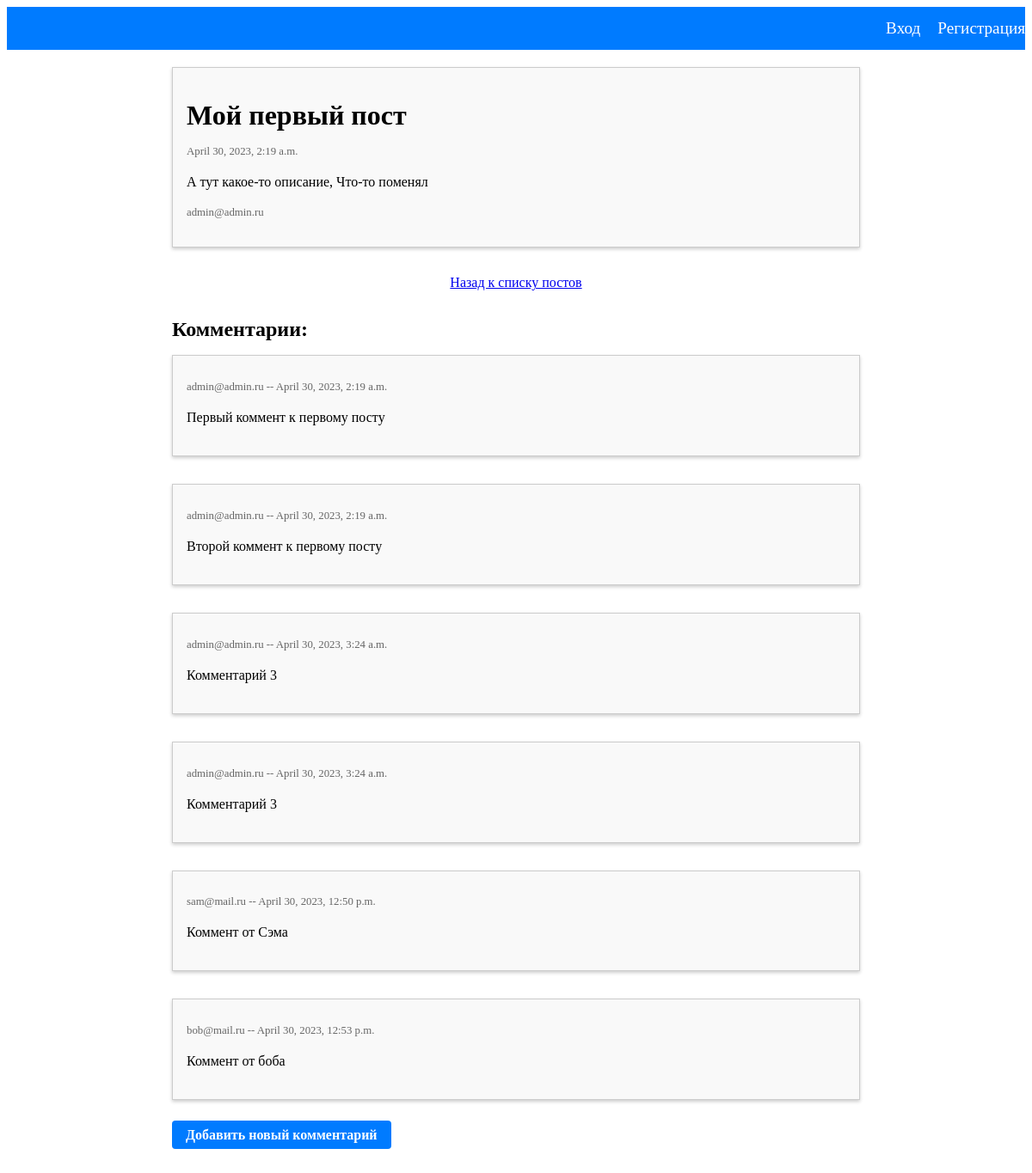
/1/, run on the app's committed database.
### blog/models.py (models this page shows, shortened)
class Post(models.Model):
    title = models.CharField(max_length=255)
    text = models.TextField()
    created_date = models.DateTimeField(auto_now_add=True)
    author = models.ForeignKey(CustomUser, on_delete=models.CASCADE)

class Comment(models.Model):
    text = models.TextField()
    created_date = models.DateTimeField(auto_now_add=True)
    author = models.ForeignKey(CustomUser, on_delete=models.CASCADE)
    post = models.ForeignKey(Post, on_delete=models.CASCADE)

### users/models.py (models this page shows)
class CustomUser(AbstractBaseUser, PermissionsMixin):
    email = models.EmailField(_('email address'), unique=True)
    is_staff = models.BooleanField(default=False)
    is_active = models.BooleanField(default=True)
    date_joined = models.DateTimeField(default=timezone.now)
    USERNAME_FIELD = 'email'
    REQUIRED_FIELDS = []
    objects = CustomUserManager()
    def __str__(self):
        return self.email

### blog/views.py (the view)
# urls.py: path('<int:pk>/', PostDetailView.as_view(), name='post_detail'),
class PostDetailView(DetailView):
    model = Post
    context_object_name = 'post'
    template_name = 'blog/post_detail.html'
    def get_context_data(self, **kwargs):
        context = super().get_context_data(**kwargs)
        post = self.get_object()
        comments = Comment.objects.filter(post=post)
        context['comments'] = comments
        return context

### blog/templates/blog/post_detail.html (shortened to what this page needs)
{% extends 'blog/base.html' %}
{% block body %}
<div class="post">
  <h1 class="post-title">
    {{ post.title }}
  </h1>
  <p class="post-date">
    {{ post.created_date }}
  </p>
  <p class="post-text">
    {{ post.text }}
  </p>
  <p class="post-author">
    {{ post.author }}
  </p>
</div>
<p class="back-link">
  <a href="{% url 'blog:post_list' %}">Назад к списку постов</a>
</p>
<h2 class="comment-heading">
  Комментарии:
</h2>
<ul class="comment-list">
  {% for comment in comments %}
  <li class="comment">
    <p class="comment-info">
      {{ comment.author }} -- {{ comment.created_date }}
    </p>
    <p class="comment-text">
      {{ comment.text }}
    </p>
  </li>
  {% empty %}
  <p class="no-comment">
    Пока никто не оставил комментарий
  </p>
  {% endfor %}
</ul>
<p class="add-comment-link">
  <a href="{% url 'blog:comment_create' pk=post.pk %}">Добавить новый комментарий</a>
</p>
{% endblock %}

### static/css/style.css (style rules this page uses)
.post { margin-bottom: 2rem; border: 1px solid #ccc; padding: 1rem; background-color: #f9f9f9; box-shadow: 0 2px 4px rgba(0, 0, 0, 0.2); }
.post-title { font-size: 1.5rem; margin-bottom: 1rem; }
.post-date { font-size: 0.8rem; color: #666; margin-bottom: 0.5rem; }
.post-text { font-size: 1rem; line-height: 1.5; margin-bottom: 1rem; }
.post-author { font-size: 0.8rem; color: #666; }
.post-title { font-size: 2rem; margin-bottom: 1rem; }
.post-author { font-size: 0.8rem; color: #666; margin-bottom: 1rem; }
.back-link { margin-top: 1rem; margin-bottom: 2rem; }
.comment-heading { font-size: 1.5rem; margin-bottom: 1rem; }
.comment-list { list-style: none; margin: 0; padding: 0; margin-bottom: 2rem; }
.comment { margin-bottom: 2rem; border: 1px solid #ccc; padding: 1rem; background-color: #f9f9f9; box-shadow: 0 2px 4px rgba(0, 0, 0, 0.2); }
.comment-info { font-size: 0.8rem; color: #666; margin-bottom: 0.5rem; }
.comment-text { font-size: 1rem; line-height: 1.5; margin-bottom: 1rem; }
.add-comment-link { margin-top: 2rem; }
.add-comment-link a { background-color: #007bff; color: #fff; padding: 0.5rem 1rem; border-radius: 0.25rem; text-decoration: none; font-weight: bold; }
.back-link { margin-top: 20px; text-align: center; }

### data on the page
Post: title "Мой первый пост", created_date "April 30, 2023, 2:19 a.m.", text "А тут какое-то описание, Что-то поменял", author "admin@admin.ru"
Comment: author "admin@admin.ru", created_date "April 30, 2023, 2:19 a.m.", text "Первый коммент к первому посту"
Comment: author "admin@admin.ru", created_date "April 30, 2023, 2:19 a.m.", text "Второй коммент к первому посту"
Comment: author "admin@admin.ru", created_date "April 30, 2023, 3:24 a.m.", text "Комментарий 3"
Comment: author "admin@admin.ru", created_date "April 30, 2023, 3:24 a.m.", text "Комментарий 3"
Comment: author "sam@mail.ru", created_date "April 30, 2023, 12:50 p.m.", text "Коммент от Сэма"
Comment: author "bob@mail.ru", created_date "April 30, 2023, 12:53 p.m.", text "Коммент от боба"
